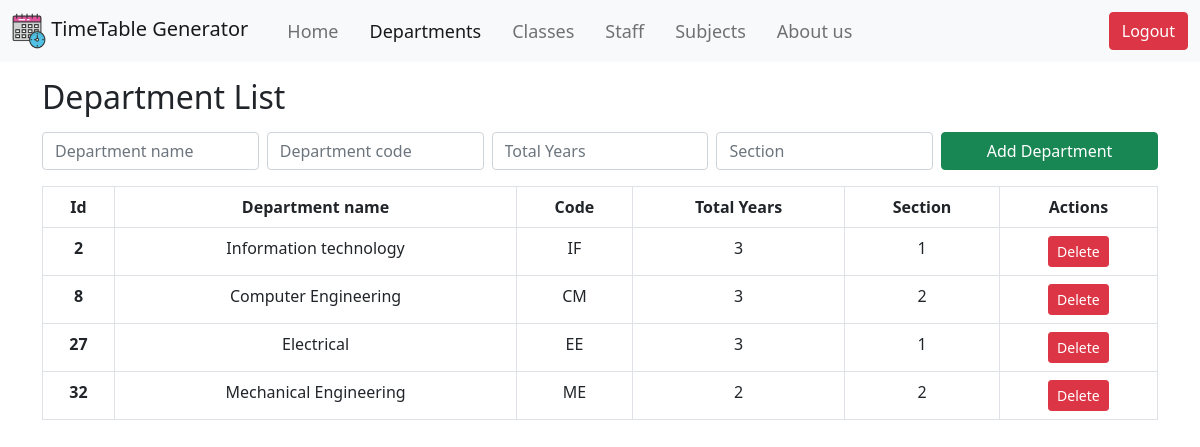
The page /pages/department.php (signed in) on the database as committed earlier.
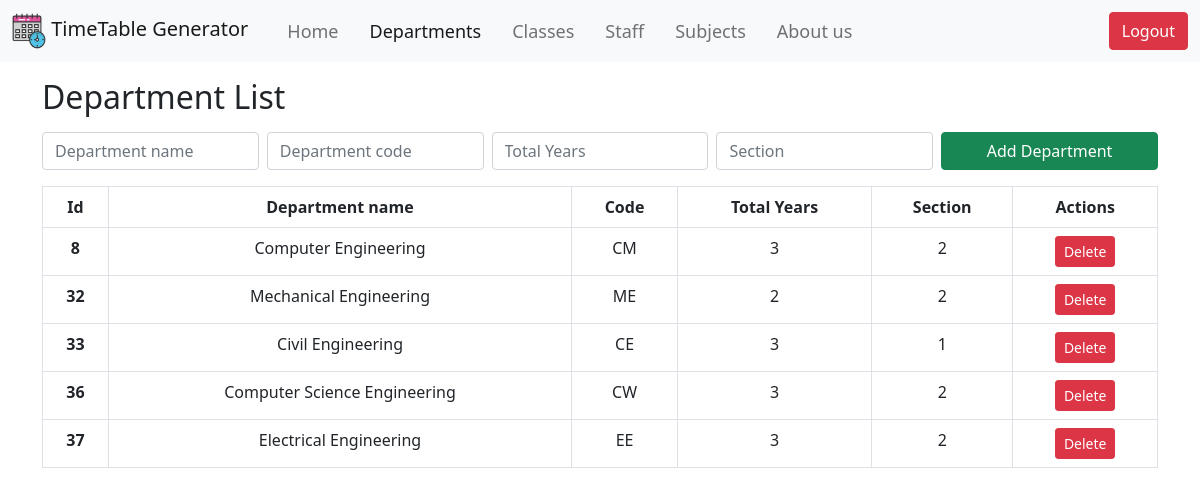
The same page on the database as committed later.
### tables this page shows
CREATE TABLE `departments` (
  `id` int(11) NOT NULL,
  `dept_name` varchar(255) NOT NULL,
  `d_code` varchar(50) DEFAULT NULL,
  `year` int(11) DEFAULT NULL,
  `sections` int(11) DEFAULT NULL
);

### pages/department.php (the view, shortened to what this page needs)
<?php
include('../utils/dbcon.php');
$query = "SELECT * FROM departments";
$result = mysqli_query($conn, $query);
?>
<!DOCTYPE html>
<html lang="en">
<head>
    <link rel="stylesheet" href="../css/style.css">
    <link href="https://cdn.jsdelivr.net/npm/bootstrap@5.0.2/dist/css/bootstrap.min.css" rel="stylesheet">
</head>
<body>
    <nav class="navbar navbar-expand-lg navbar-light bg-light">
        <div class="container-fluid">
            <a class="navbar-brand" href="../">
                <img src="../Images/logo.webp" width="34" height="36">
                TimeTable Generator</a>
            <div class="collapse navbar-collapse" id="navbarSupportedContent">
                <ul class="navbar-nav me-auto mb-2 mb-lg-0">
                    <li class="nav-item">
                        <a class="nav-link" aria-current="page" href="../">Home</a>
                    </li>
                    <li class="nav-item">
                        <a class="nav-link active" href="#">Departments</a>
                    </li>
                    <li class="nav-item">
                        <a class="nav-link" href="./class.php">Classes</a>
                    </li>
                    <li class="nav-item">
                        <a class="nav-link" href="./staff.php">Staff</a>
                    </li>
                    <li class="nav-item">
                        <a class="nav-link" href="./subjects.php">Subjects</a>
                    </li>
                    <li class="nav-item ">
                        <a class="nav-link" href="./aboutUs.php">About us</a>
                    </li>
                </ul>
            </div>
            <div class="d-flex">
                <a href="./logout.php" class="btn btn-danger" onclick="return confirm('Are you sure you want to logout?')">Logout</a>
            </div>
        </div>
    </nav>
    <div class="container mt-3">
        <div class="head">
            <h2>Department List</h2>
        </div>
        <div class="content">
            <form method="post">
                <div class="row mb-3 g-0">
                    <input type="text" name="departmentName" class="form-control col me-2 mt-2" placeholder="Department name">
                    <input type="text" name="departmentCode" class="form-control col me-2 mt-2" placeholder="Department code">
                    <input type="text" name="year" class="form-control col me-2 mt-2" placeholder="Total Years">
                    <input type="text" name="section" class="form-control col  me-2 mt-2" placeholder="Section">
                    <button type="submit" name="addDepartment" class="btn col btn-success mt-2 ">Add Department</button>
                </div>
            </form>
            <div class="table-responsive">
                <table class="table table-bordered text-center table-hover">
                    <thead>
                        <tr>
                            <th scope="col">Id</th>
                            <th scope="col">Department name</th>
                            <th scope="col">Code</th>
                            <th scope="col">Total Years</th>
                            <th scope="col">Section</th>
                            <th scope="col">Actions</th>
                        </tr>
                    </thead>
                    <tbody>
                        <?php
                        while ($row = mysqli_fetch_assoc($result)) {
                            echo '<tr>';
                            echo '<th scope="row">' . $row['id'] . '</th>';
                            echo '<td scope="row">' . $row['dept_name'] . '</td>';
                            echo '<td scope="row">' . $row['d_code'] . '</td>';
                            echo '<td scope="row">' . $row['year'] . '</td>';
                            echo '<td scope="row">' . $row['sections'] . '</td>';
                            echo '<td>';
                            echo '<button type="button" class="btn btn-danger btn-sm" onclick="deleteDepartment(' . $row['id'] . ')">Delete</button>';
                            echo '</td>';
                            echo '</tr>';
                        }
                        ?>
                    </tbody>
                </table>
            </div>
        </div>
    </div>
</body>
</html>

### css/style.css (style rules this page uses)
.navbar li a { margin-left: 15px; font-size: 18px; transition: 0.3s all; }
.navbar { font-size: 90px; }

Rows that differ between the two databases and show on the page:
removed departments: id "2", dept_name "Information technology", d_code "IF", year "3", sections "1"
removed departments: id "27", dept_name "Electrical", d_code "EE", year "3", sections "1"
added departments: id "33", dept_name "Civil Engineering", d_code "CE", year "3", sections "1"
added departments: id "36", dept_name "Computer Science Engineering", d_code "CW", year "3", sections "2"
added departments: id "37", dept_name "Electrical Engineering", d_code "EE", year "3", sections "2"
